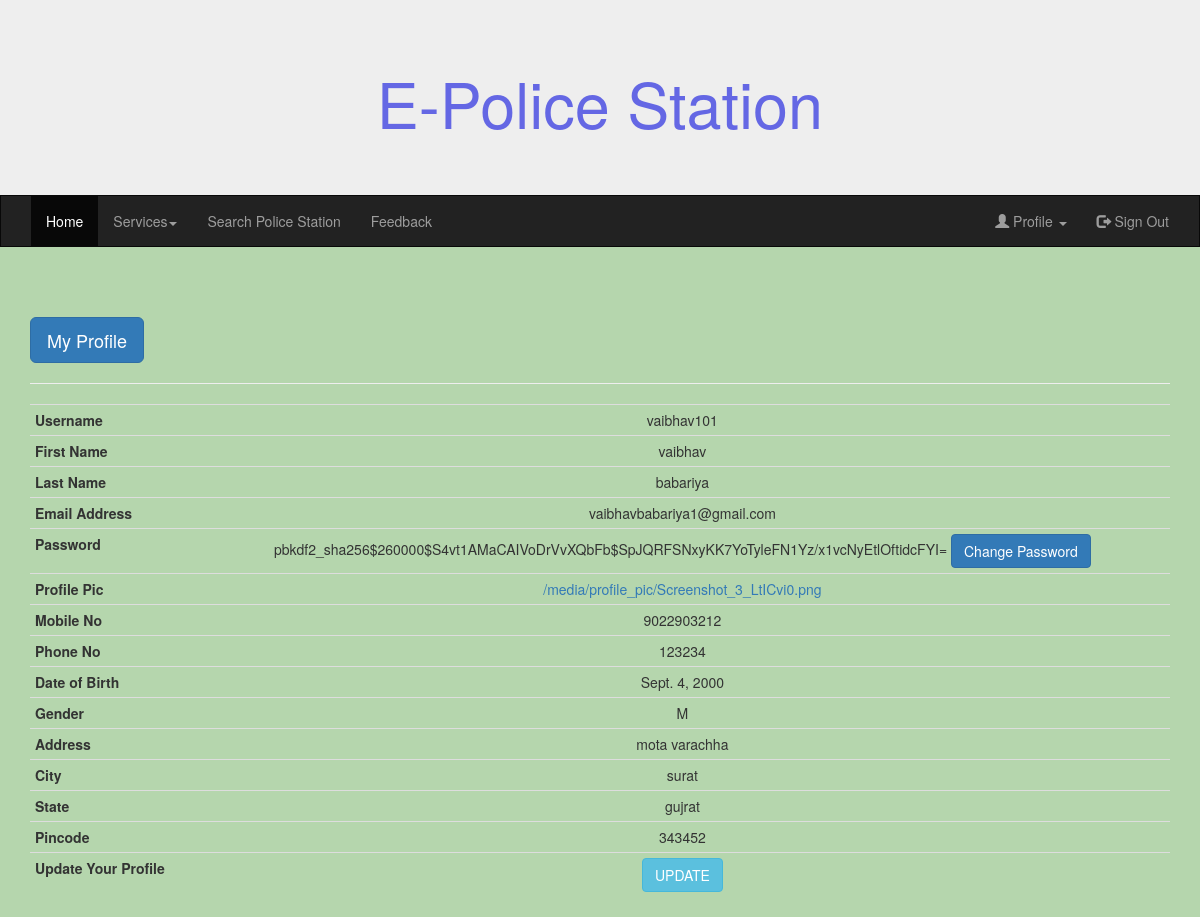
The app's page /view_citizen/ (signed in) with its own data.
### ep_app/models.py (models this page shows, shortened)
class  Citizenprofile(models.Model):
    user = models.OneToOneField(User, on_delete=models.CASCADE)
    profile_pic = models.ImageField(upload_to='profile_pic')
    GENDER_CHOICES = (('M', 'Male'),('F', 'Female'))
    mobile_no = models.IntegerField()
    phone_no = models.IntegerField()
    dob = models.DateField()
    gender = models.CharField(max_length=1, choices=GENDER_CHOICES)
    address = models.TextField()
    City = models.CharField(max_length=20)
    state = models.CharField(max_length=20)
    pincode = models.IntegerField()

### ep_app/views.py (the view)
# urls.py: path('view_citizen/',views.view_citizen,name='view_citizen'),
def view_citizen(request):
    try:
        usr = request.session['username']
        user = models.User.objects.get(username = usr)
        user_details = models.Citizenprofile.objects.get(user = user)
        return render(request,'citizen/view_citizen.html',{"user_details":user_details})
    except:
        return HttpResponse("<h1>Kindly Update your profile....</h1>")

### templates/citizen/view_citizen.html
{% extends 'base.html' %}
{% block content %}
    <div class="container">
        <table class="table table-condensed table-hover text-center">
            <h1 class="btn btn-lg btn-primary">My Profile</h1>
            <hr>
            <tbody>
                <tr>
                    <th>Username</th>
                    <td>{{user_details.user}}</td>
                </tr>
                <tr>
                    <th>First Name</th>
                    <td>{{user_details.user.first_name}}</td>
                </tr>
                <tr>
                    <th>Last Name</th>
                    <td>{{user_details.user.last_name}}</td>
                </tr>
                <tr>
                    <th>Email Address</th>
                    <td>{{user_details.user.email}}</td>
                </tr>
                <tr>
                    <th>Password</th>
                    <td>{{user_details.user.password}} <a href="{% url 'citizen_password' %}" class="btn btn-primary">Change Password</a></td>
                </tr>
                <tr>
                    <th>Profile Pic</th>
                    <td><a href="{{user_details.profile_pic.url}}">{{user_details.profile_pic.url}}</a></td>
                </tr>
                <tr>
                    <th>Mobile No</th>
                    <td>{{user_details.mobile_no}}</td>
                </tr>
                <tr>
                    <th>Phone No</th>
                    <td>{{user_details.phone_no}}</td>
                </tr>
                <tr>
                    <th>Date of Birth</th>
                    <td>{{user_details.dob}}</td>
                </tr>
                <tr>
                    <th>Gender</th>
                    <td>{{user_details.gender}}</td>
                </tr>
                <tr>
                    <th>Address</th>
                    <td>{{user_details.address}}</td>
                </tr>
                <tr>
                    <th>City</th>
                    <td>{{user_details.City}}</td>
                </tr>
                <tr>
                    <th>State</th>
                    <td>{{user_details.state}}</td>
                </tr>
                <tr>
                    <th>Pincode</th>
                    <td>{{user_details.pincode}}</td>
                </tr>
                <tr>
                    <th>Update Your Profile</th>
                    <td><a href="{% url 'update_citizen' user_details.id %}" class="btn btn-info"> UPDATE </a></td>
                </tr>
            </tbody>
        </table>
    </div>
{% endblock %}

### records on screen
Citizenprofile: user "vaibhav101", user.first_name "vaibhav", user.last_name "babariya", user.email "vaibhavbabariya1@gmail.com", user.password "pbkdf2_sha256$260000$S4vt1AMaCAIVoDrVvXQbFb$SpJQRFSNxyKK7YoTyleFN1Yz/x1vcNyEtlOftidcFYI=", profile_pic "/media/profile_pic/Screenshot_3_LtICvi0.png", mobile_no "9022903212", phone_no "123234", dob "Sept. 4, 2000", gender "M", address "mota varachha", City "surat", state "gujrat", pincode "343452"
